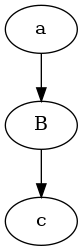

The script that drew this image:
import follow


@follow.follow()
def a():
    b()


@follow.follow(label="B")
def b():
    c(0)


c = follow.follow(label="c")(lambda i: i, )
a()

print("has loop:", follow.loop())
with open("follow0.gv", "w") as file:
    follow.graphviz(file)
